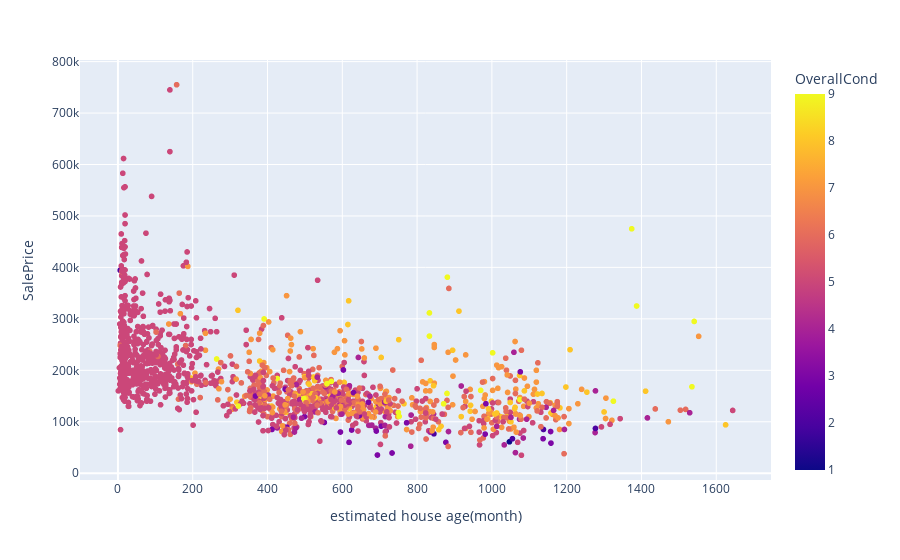

Notebook source saved alongside this figure:
### Code cell
fig = px.scatter(a, x='estimated house age(month)',y='SalePrice',color='OverallCond')
fig.show()

### Figure 1 — Plotly figure (JSON) as saved in the notebook; plotly's stock layout.template omitted (floating-point values rounded to 4 significant figures; data arrays with more than 128 entries replaced by an {"elided": "..."} marker saying what was removed)
{"data": [{"hovertemplate": "estimated house age(month)=%{x}<br>SalePrice=%{y}<br>OverallCond=%{marker.color}<extra></extra>", "legendgroup": "", "marker": {"color": {"elided": "1460 int values"}, "coloraxis": "coloraxis", "symbol": "circle"}, "mode": "markers", "name": "", "showlegend": false, "type": "scattergl", "x": {"elided": "1460 int values"}, "xaxis": "x", "y": {"elided": "1460 int values"}, "yaxis": "y"}], "layout": {"coloraxis": {"colorbar": {"title": {"text": "OverallCond"}}, "colorscale": [[0, "#0d0887"], [0.1111, "#46039f"], [0.2222, "#7201a8"], [0.3333, "#9c179e"], [0.4444, "#bd3786"], [0.5556, "#d8576b"], [0.6667, "#ed7953"], [0.7778, "#fb9f3a"], [0.8889, "#fdca26"], [1, "#f0f921"]]}, "legend": {"tracegroupgap": 0}, "margin": {"t": 60}, "xaxis": {"anchor": "y", "domain": [0, 1], "title": {"text": "estimated house age(month)"}}, "yaxis": {"anchor": "x", "domain": [0, 1], "title": {"text": "SalePrice"}}}}
